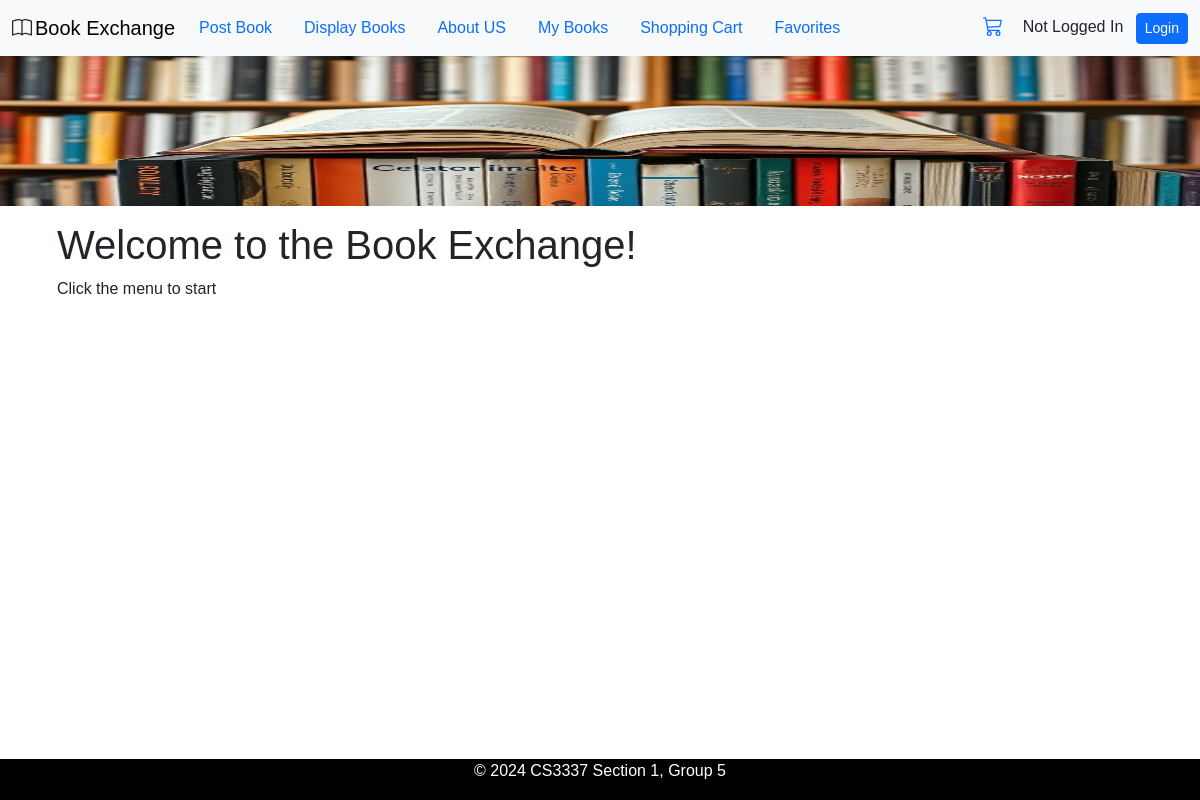
The page / on the database its author committed.
### bookMng/models.py (models this page shows, shortened)
class MainMenu(models.Model):
    item = models.CharField(max_length=200, unique=True)
    link = models.CharField(max_length=200, unique=True)

### bookMng/views.py (the view)
# urls.py: path('', views.index, name='index'),
def index(request):
    return render(request,
                  'bookMng/index.html',
                  {
                      'item_list': MainMenu.objects.all()
                  })

### bookEx/templates/bookMng/index.html
{% extends "base.html" %}
{% load static %}
{% block sidenav %}
     <ul class="nav">
        {% for item in item_list %}
            <li class="nav-item me-3">
                <a href="{{ item.link }}" class="nav-link">{{ item.item }}</a>
            </li>
        {% endfor %}
    </ul>
{% endblock sidenav %}
{% block content %}
<h1>Welcome to the Book Exchange!</h1>
<p>Click the menu to start</p>
{% endblock content %}

### bookEx/static/main.css (style rules this page uses)
body { font-family: Arial, sans-serif; margin: 0; padding: 0; }

### rows shown on the page
MainMenu: item "Post Book"
MainMenu: item "Display Books"
MainMenu: item "About US"
MainMenu: item "My Books"
MainMenu: item "Shopping Cart"
MainMenu: item "Favorites"
